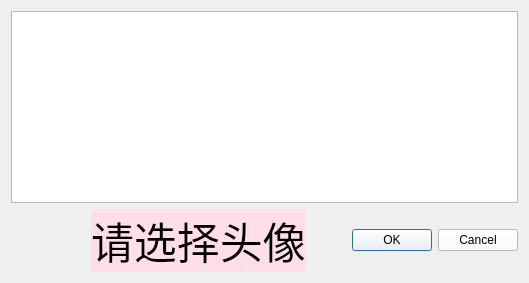
      <widget class="QWidget" name="PageTouxiang">
       <layout class="QVBoxLayout" name="verticalLayout_13">
        <item>
         <widget class="QListWidget" name="listWidgetTouxiang">
          <property name="iconSize">
           <size>
            <width>180</width>
            <height>180</height>
           </size>
          </property>
          <property name="movement">
           <enum>QListView::Static</enum>
          </property>
          <property name="flow">
           <enum>QListView::LeftToRight</enum>
          </property>
          <property name="isWrapping" stdset="0">
           <bool>true</bool>
          </property>
          <property name="resizeMode">
           <enum>QListView::Adjust</enum>
          </property>
          <property name="layoutMode">
           <enum>QListView::SinglePass</enum>
          </property>
          <property name="viewMode">
           <enum>QListView::IconMode</enum>
          </property>
          <property name="modelColumn">
           <number>0</number>
          </property>
          <property name="uniformItemSizes">
           <bool>false</bool>
          </property>
          <property name="wordWrap">
           <bool>false</bool>
          </property>
         </widget>
        </item>
        <item>
         <layout class="QHBoxLayout" name="horizontalLayout_13">
          <item>
           <spacer name="horizontalSpacer_33">
            <property name="orientation">
             <enum>Qt::Horizontal</enum>
            </property>
            <property name="sizeHint" stdset="0">
             <size>
              <width>40</width>
              <height>20</height>
             </size>
            </property>
           </spacer>
          </item>
          <item>
           <spacer name="horizontalSpacer_35">
            <property name="orientation">
             <enum>Qt::Horizontal</enum>
            </property>
            <property name="sizeHint" stdset="0">
             <size>
              <width>40</width>
              <height>20</height>
             </size>
            </property>
           </spacer>
          </item>
          <item>
           <widget class="QLabel" name="label_11">
            <property name="font">
             <font>
              <family>华文行楷</family>
              <pointsize>32</pointsize>
              <weight>50</weight>
              <italic>false</italic>
              <bold>false</bold>
             </font>
            </property>
            <property name="styleSheet">
             <string notr="true">background-color: rgb(255, 222, 232);
color: rgb(0, 0, 0);
font: 32pt &quot;华文行楷&quot;;</string>
            </property>
            <property name="text">
             <string>请选择头像</string>
            </property>
           </widget>
          </item>
          <item>
           <spacer name="horizontalSpacer_34">
            <property name="orientation">
             <enum>Qt::Horizontal</enum>
            </property>
            <property name="sizeHint" stdset="0">
             <size>
              <width>40</width>
              <height>20</height>
             </size>
            </property>
           </spacer>
          </item>
          <item>
           <widget class="QDialogButtonBox" name="buttonBoxTouxiang">
            <property name="sizePolicy">
             <sizepolicy hsizetype="Expanding" vsizetype="Fixed">
              <horstretch>0</horstretch>
              <verstretch>0</verstretch>
             </sizepolicy>
            </property>
            <property name="font">
             <font>
              <family>华康雅宋体W9</family>
              <pointsize>18</pointsize>
              <weight>50</weight>
              <italic>false</italic>
              <bold>false</bold>
             </font>
            </property>
            <property name="styleSheet">
             <string notr="true">font: 18pt &quot;华康雅宋体W9&quot;;
background-color: rgb(255, 255, 255);</string>
            </property>
            <property name="standardButtons">
             <set>QDialogButtonBox::Cancel|QDialogButtonBox::Ok</set>
            </property>
            <property name="centerButtons">
             <bool>true</bool>
            </property>
           </widget>
          </item>
         </layout>
        </item>
       </layout>
      </widget>
